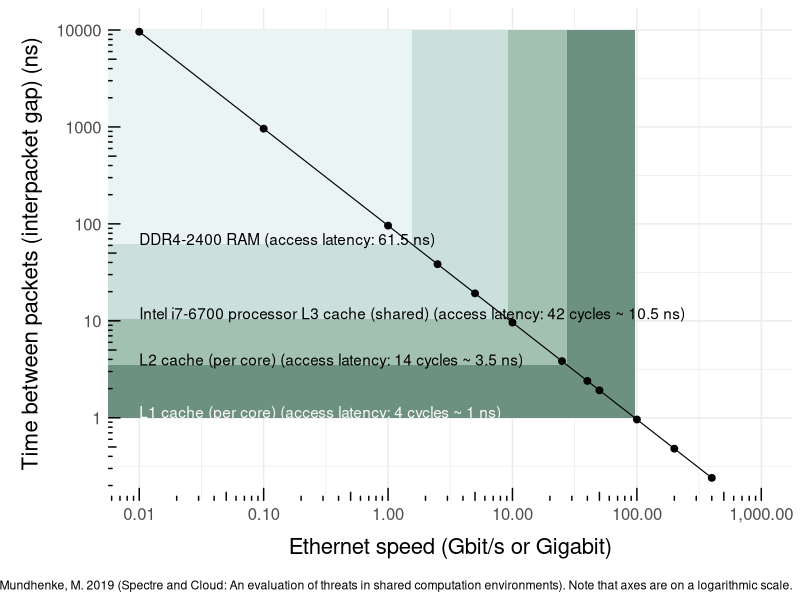

Recreate this plot in R. (Note: this script raises an error after producing the figure.)
#########################################################
## Plotting interpacket gap versus Ethernet speed
#########################################################

# setup
rm(list = ls())

# load libraries
library(tidyverse)
library(scales)

# source for the ethernet speeds and interpacket gaps: 
# https://en.wikipedia.org/wiki/Interpacket_gap

# 9.6 µs for 10 Mbit/s Ethernet,
# 0.96 µs for 100 Mbit/s (Fast) Ethernet,
# 96 ns for Gigabit Ethernet,
# 38.4 ns for 2.5 Gigabit Ethernet,
# 19.2 ns for 5 Gigabit Ethernet,
# 9.6 ns for 10 Gigabit Ethernet,
# 3.84 ns for 25 Gigabit Ethernet,
# 2.4 ns for 40 Gigabit Ethernet,
# 1.92 ns for 50 Gigabit Ethernet,
# 0.96 ns for 100 Gigabit Ethernet,
# 0.48 ns for 200 Gigabit Ethernet, and
# 0.24 ns for 400 Gigabit Ethernet.[1]

# interpacket_gaps <- c(9.6 µs, 0.96 µs, 96 ns, 38.4 ns, 19.2 ns, 9.6 ns, 3.84 ns, 2.4 ns, 1.92 ns, 0.96 ns, 0.48 ns, 0.24 ns)
# ethernet_speed <- c(10 Mbit/s, 100 Mbit/s, 1 Gigabit, 2.5 Gigabit, 5 Gigabit, 10 Gigabit, 25 Gigabit, 40 Gigabit, 50 Gigabit, 100 Gigabit, 200 Gigabit, 400 Gigabit)

# define inputs assuming that 1 Gigabit =  1 Gbit/s
interpacket_gaps_ns <- c(9600, 960, 96, 38.4, 19.2, 9.6, 3.84, 2.4, 1.92, 0.96, 0.48, 0.24)
ethernet_speed_gbps <- c(0.01, 0.1, 1, 2.5, 5, 10, 25, 40, 50, 100, 200, 400)

data <- tibble(interpacket_gaps_ns, ethernet_speed_gbps)
# write_csv(data,"~/Projects/ethernet/data.csv")

# FOR THE PLOT:
# the interpacket gap as the response variable (y), and
# the ethernet speed as the predictor variable (x)
# because that is what makes the most sense

# FOR THE FUNCTION: 
# the ethernet speed as the predictor variable (y), and
# the interpacket gaps as the response variable (x)
# to find the ethernet speed corresponding to some gaps

# building a model
y <- data$ethernet_speed_gbps
x <- data$interpacket_gaps_ns
model <- lm(log(y) ~ log(x))
summary(model)

# speed of cycles to access RAM, L3 cache, L2 cache and L1 cache
# intel i7-6700 processor using DDR4-2400 RAM
# source: Mundhenke, M. 2019. Spectre and Cloud: An evaluation of threats in shared computation environments.
gaps <- data.frame(x = c(61.5, 10.5, 3.5, 1))

# using the model to predict the ethernet speeds for the gaps:
speeds <- data.frame(predict(model, newdata = gaps))

# the model returned log values of y
# putting it all together 
intel <-cbind(gaps, speeds) %>%
  rename(interpacket_gaps_ns = x, 
         log_ethernet_speed_gbps = predict.model..newdata...gaps.) %>%
  mutate(
         ethernet_speed_gbps = exp(log_ethernet_speed_gbps)
         ) 

# extracting the values for plotting

RAM_gap <- intel[1,1]
L3_gap <- intel[2,1]
L2_gap <- intel[3,1]
L1_gap <- intel[4,1]

RAM_speed <- intel[1,3]
L3_speed <- intel[2,3]
L2_speed <- intel[3,3]
L1_speed <- intel[4,3]

# plotting the data

final_plot <- data %>%
  ggplot(aes(x = ethernet_speed_gbps, y = interpacket_gaps_ns)) +
  geom_rect(mapping=aes(xmin=0, xmax=L1_speed, ymin=L1_gap, ymax=10000), fill = "#6b9080", alpha=0.3) +
  geom_rect(mapping=aes(xmin=0, xmax=L2_speed, ymin=L2_gap, ymax=10000), fill = "#a4c3b2", alpha=0.3) +
  geom_rect(mapping=aes(xmin=0, xmax=L3_speed, ymin=L3_gap, ymax=10000), fill = "#cce3de", alpha=0.3) +
  geom_rect(mapping=aes(xmin=0, xmax=RAM_speed, ymin=RAM_gap, ymax=10000), fill = "#eaf4f4", alpha=0.3) +
  geom_point(size = 2) + 
  geom_smooth(color = "black", size = 0.4) +
  scale_x_continuous(
    trans = "log10", 
    labels = comma, 
    limits = c(NA, 1000),
    breaks = c(0, 0.01, 0.1, 1, 10, 100, 1000),
    ) +
  annotation_logticks(base = 10) +
  scale_y_continuous(trans = "log10") +
  labs(
    x = "Ethernet speed (Gbit/s or Gigabit)",
    y = "Time between packets (interpacket gap) (ns)",
    caption = "Sources: Ethernet speeds from IEEE (on Wikipedia) and access latencies for RAM and caches from Mundhenke, M. 2019 (Spectre and Cloud: An evaluation of threats in shared computation environments). Note that axes are on a logarithmic scale."
  ) + 
  theme_minimal() + 
  theme(
    plot.title = element_text(size=18, face="bold", margin=margin(20,0,20,0), hjust = 0.5, vjust = 0),
    axis.title.x = element_text(size=16, margin=margin(10,0,10,0)),
    axis.title.y = element_text(size=16, margin=margin(0,10,0,10)),
    axis.text.x = element_text(size=12),
    axis.text.y = element_text(size=12),
    legend.title = element_text(size = 14),
    legend.text = element_text(size = 12)
  ) +
  annotate("text", x=0.01, y=70, label= "DDR4-2400 RAM (access latency: 61.5 ns)", hjust = 0) +
  annotate("text", x=0.01, y=12, label= "Intel i7-6700 processor L3 cache (shared) (access latency: 42 cycles ~ 10.5 ns)", hjust = 0) +
  annotate("text", x=0.01, y=4, label= "L2 cache (per core) (access latency: 14 cycles ~ 3.5 ns)", hjust = 0) +
  annotate("text", x=0.01, y=1.15, color = "#fffafa", label= "L1 cache (per core) (access latency: 4 cycles ~ 1 ns)", hjust = 0)

final_plot 

ggsave("plot.svg", width = 16, height = 9)
